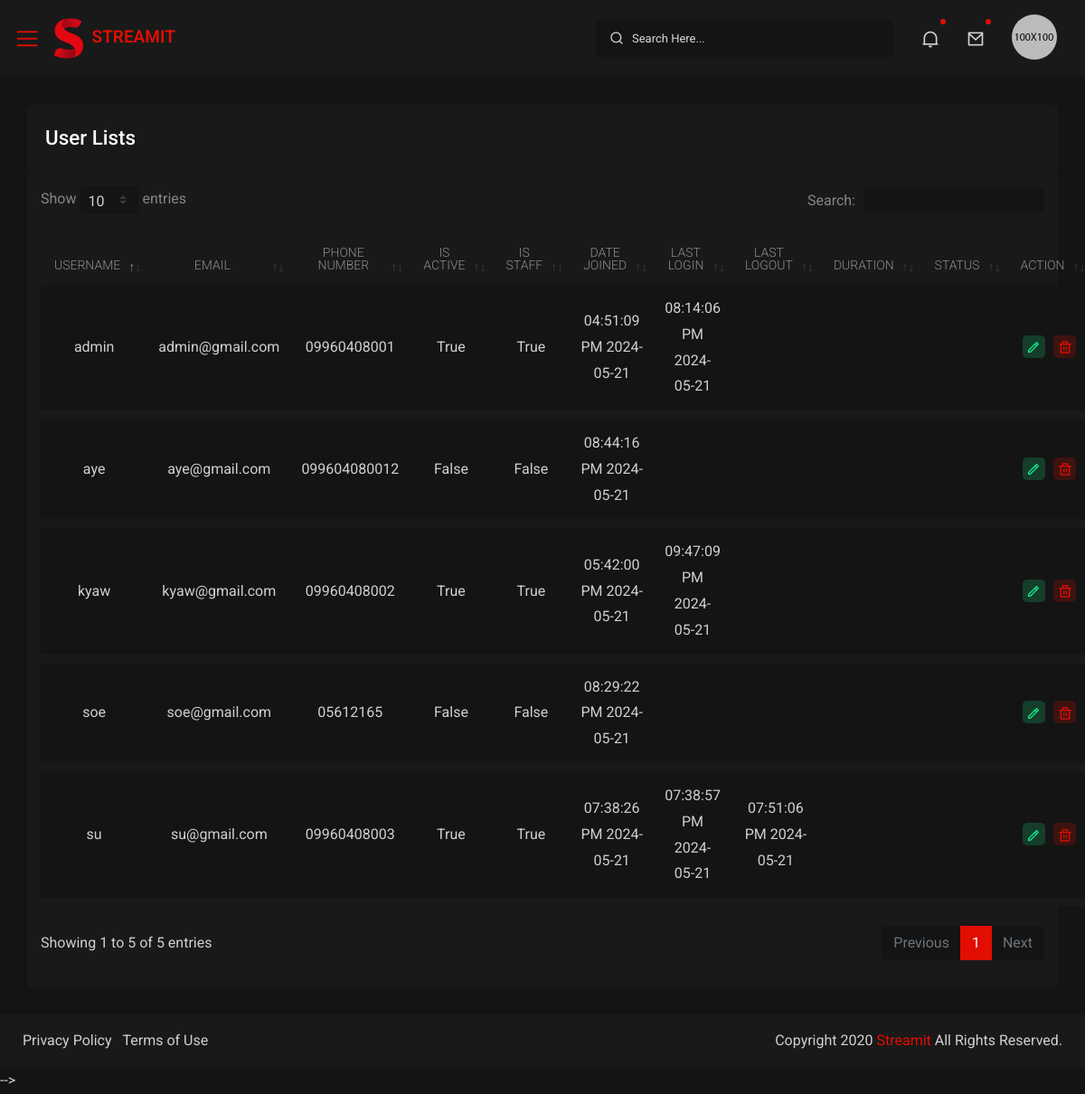
Page /myadmin/users/ on the earlier database version.
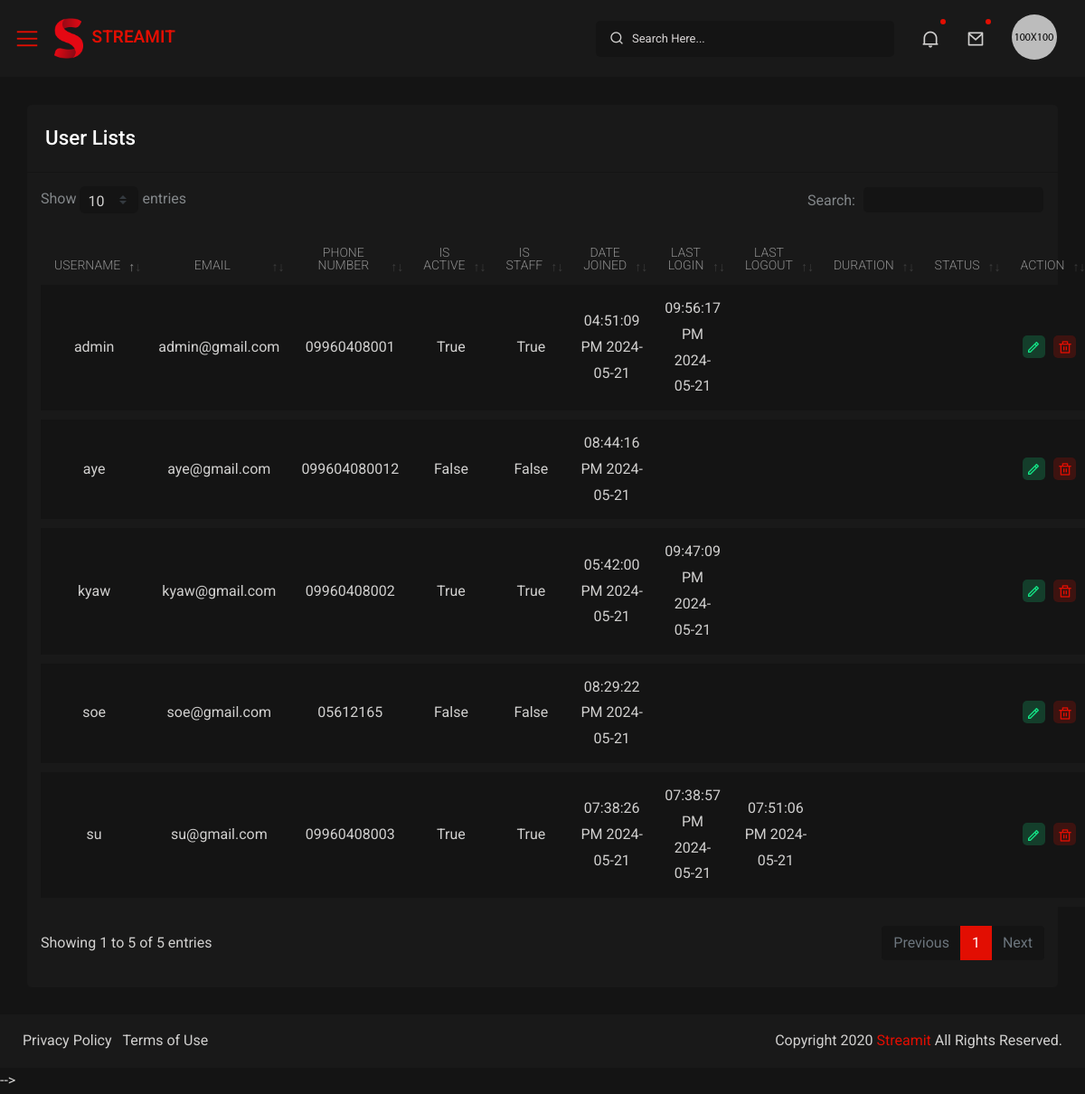
Same page on the later database version.
### users/models.py (models this page shows, shortened)
class CustomUser(AbstractBaseUser, PermissionsMixin):
    username = models.CharField(max_length=150, unique=True)
    email = models.EmailField(unique=True)
    phone_number = models.CharField(max_length=15, unique=True)
    is_active = models.BooleanField(default=True)
    is_staff = models.BooleanField(default=False)
    date_joined = models.DateTimeField(default=timezone.now)
    last_login = models.DateTimeField(null=True, blank=True)
    last_activity = models.DateTimeField(null=True, blank=True)
    last_logout = models.DateTimeField(null=True, blank=True)
    objects = CustomUserManager()
    USERNAME_FIELD = 'email'
    REQUIRED_FIELDS = ['username', 'phone_number']

### myadmin/views.py (the view)
# urls.py: path('users/', user_list, name='user_list'),
def user_list(request):
    CustomUser = get_user_model()
    users = CustomUser.objects.all()
    return render(request, 'user_list.html', {'users': users})

### myadmin/templates/user_list.html (shortened to what this page needs)
{% extends 'admin_base.html' %}
{% block body %}
{% load static %}
<div id="content-page" class="content-page">
    <div class="container-fluid">
        <div class="row">
            <div class="col-sm-12">
                <div class="iq-card">
                    <div class="iq-card-header d-flex justify-content-between">
                        <div class="iq-header-title">
                            <h4 class="card-title">User Lists</h4>
                        </div>
                    </div>
                    <div class="iq-card-body">
                        <div class="table-view">
                            <table class="data-tables table movie_table" style="width:100%">
                                <thead>
                                    <tr>
                                        <th style="width: 10%;">Username</th>
                                        <th style="width: 10%;">Email</th>
                                        <th style="width: 10%;">Phone Number</th>
                                        <th style="width: 10%;">Is Active</th>
                                        <th style="width: 10%;">Is Staff</th>
                                        <th style="width: 10%;">Date Joined</th>
                                        <th style="width: 10%;">Last Login</th>
                                        <th style="width: 10%;">Last Logout</th>
                                        <th style="width: 10%;">Duration</th>
                                        <th style="width: 10%;">Status</th>
                                        <th style="width: 10%;">Action</th>
                                    </tr>
                                </thead>
                                <tbody>
                                    {% for user in users %}
                                    <tr>
                                        <td>{{ user.username }}</td>
                                        <td>{{ user.email }}</td>
                                        <td>{{ user.phone_number }}</td>
                                        <td>{{ user.is_active }}</td>
                                        <td>{{ user.is_staff }}</td>
                                        <td>{{ user.date_joined|date:"h:i:s A Y-m-d" }}</td>
                                        <td>{{ user.last_login|date:"h:i:s A Y-m-d" }}</td>
                                        <td>{{ user.last_logout|date:"h:i:s A Y-m-d" }}</td>
                                        <td>{{ user.get_duration }}</td>
                                        <td>{{ user.get_status }}</td>
                                        <td>
                                            <div class="flex align-items-center list-user-action">
                                                <a class="iq-bg-success" data-toggle="tooltip" data-placement="top" title="Edit" href="#">
                                                    <i class="ri-pencil-line"></i>
                                                </a>
                                                <a class="iq-bg-primary" data-toggle="tooltip" data-placement="top" title="Delete" href="#">
                                                    <i class="ri-delete-bin-line"></i>
                                                </a>
                                            </div>
                                        </td>
                                    </tr>
                                    {% endfor %}
                                </tbody>
                            </table>
                        </div>
                    </div>
                </div>
            </div>
        </div>
    </div>
</div>
{% endblock %}

Differences in the rows shown:
changed CustomUser "admin": last_login "08:14:06 PM 2024-05-21" → "09:56:17 PM 2024-05-21"
